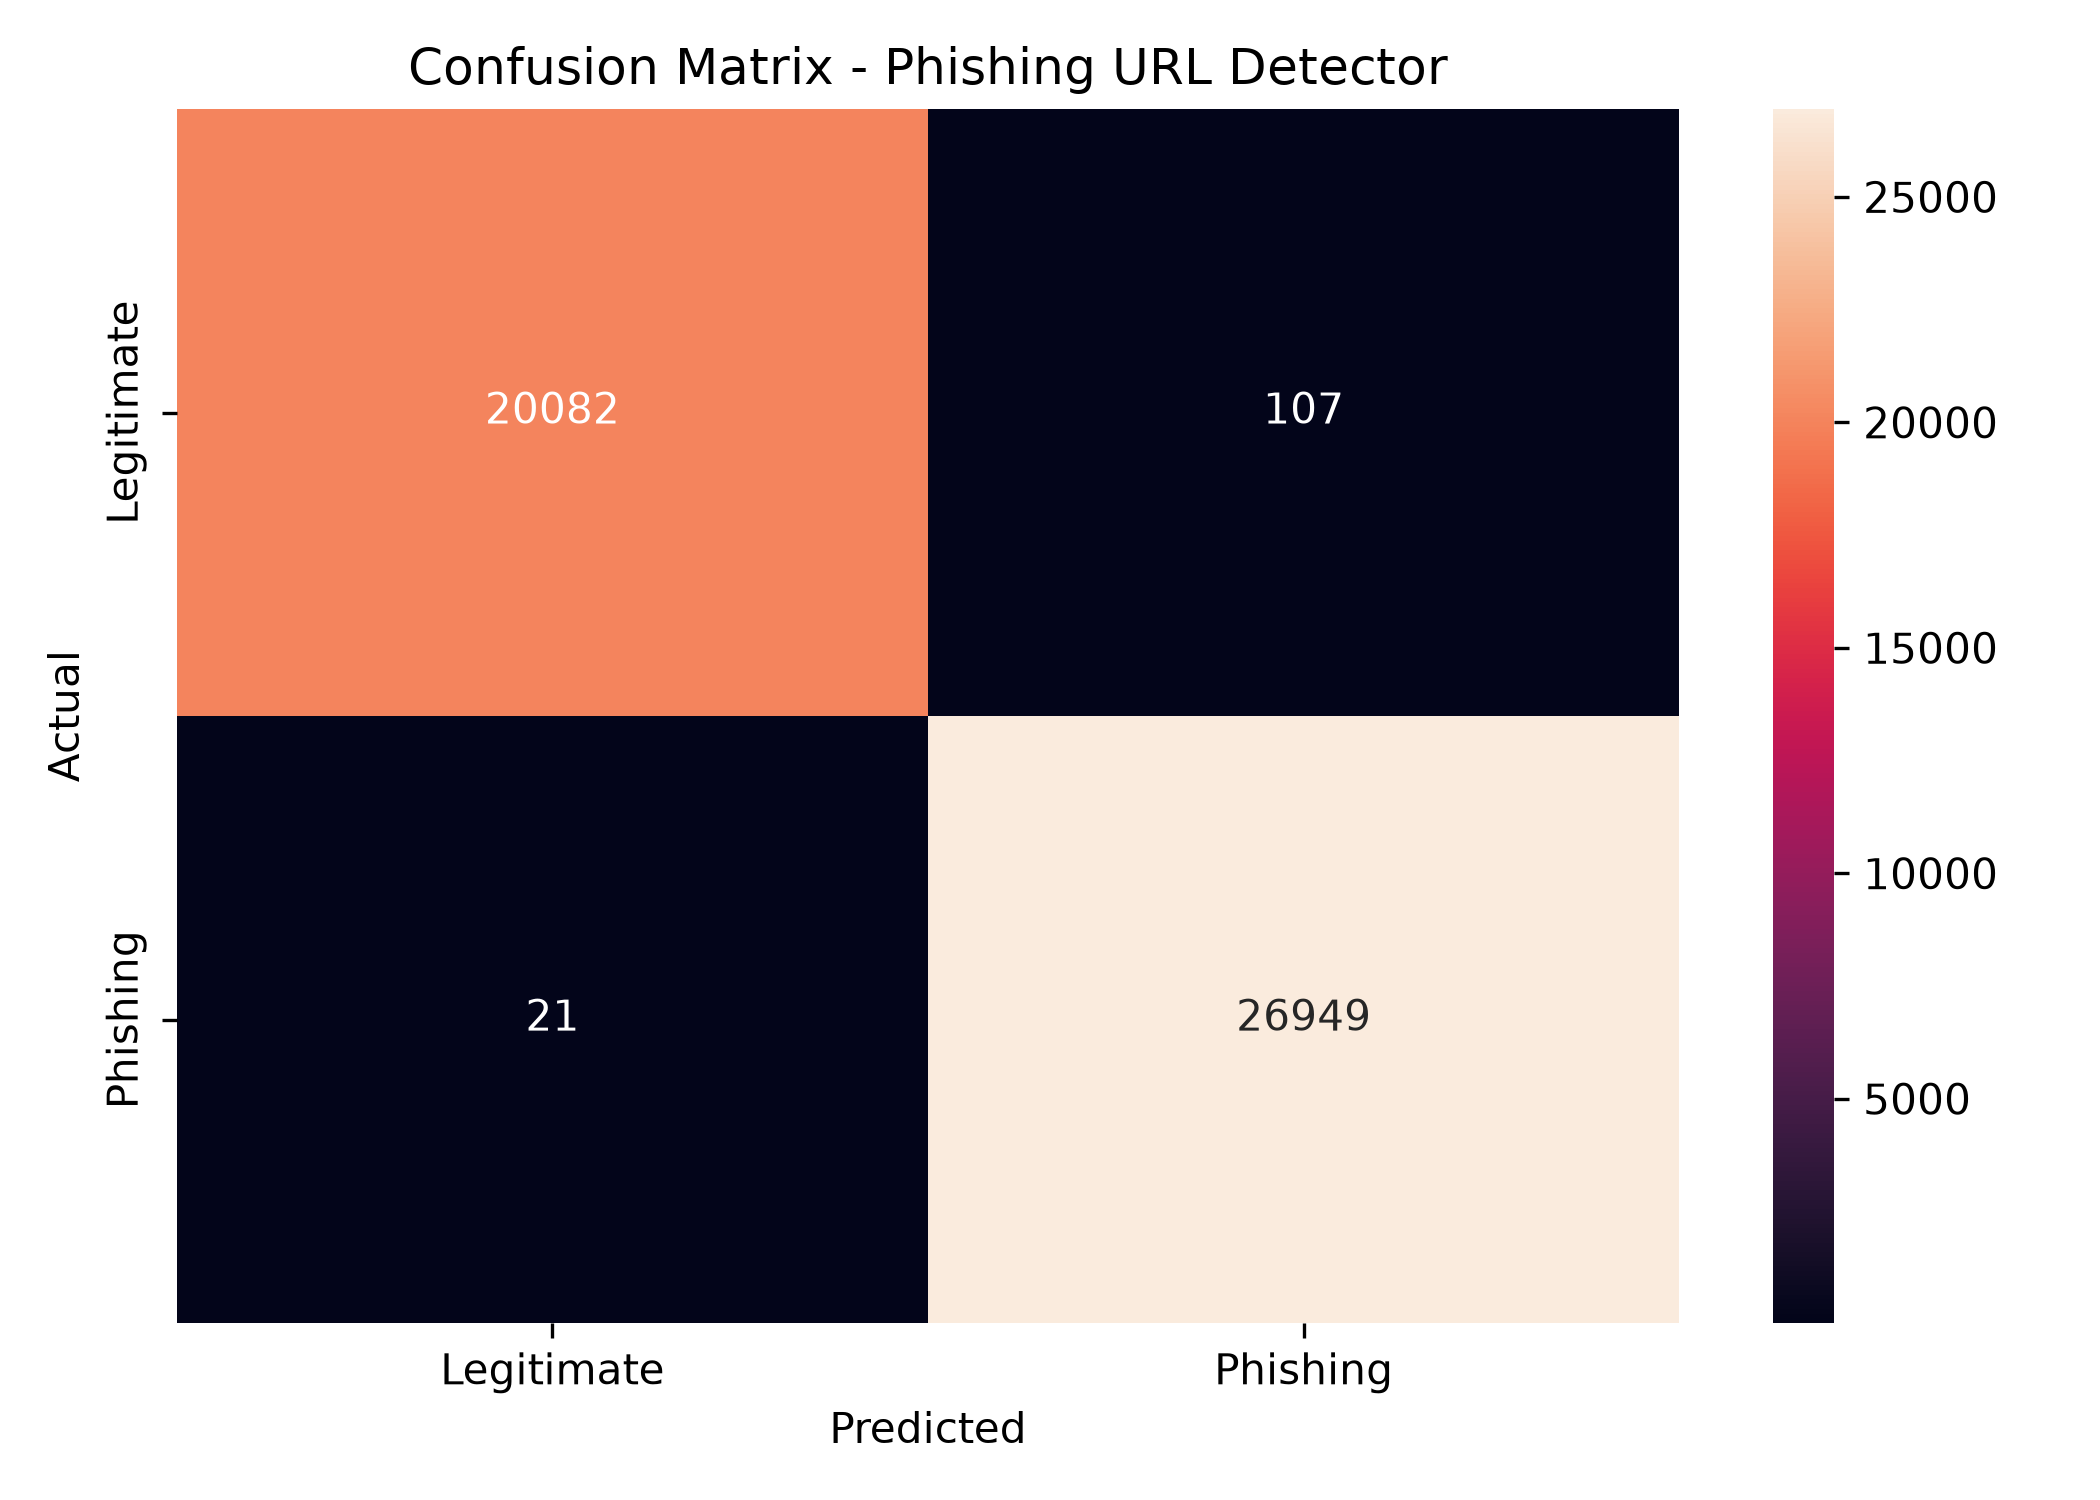

The Python source for this figure:
import pandas as pd
import joblib
import matplotlib.pyplot as plt
import seaborn as sns

from sklearn.model_selection import train_test_split
from sklearn.metrics import confusion_matrix

# Load dataset
df = pd.read_csv("dataset.csv")

features = [
    "URLLength",
    "DomainLength",
    "IsDomainIP",
    "NoOfSubDomain",
    "HasObfuscation",
    "NoOfObfuscatedChar",
    "ObfuscationRatio",
    "NoOfLettersInURL",
    "LetterRatioInURL",
    "NoOfDegitsInURL",
    "DegitRatioInURL",
    "NoOfEqualsInURL",
    "NoOfQMarkInURL",
    "NoOfAmpersandInURL",
    "NoOfOtherSpecialCharsInURL",
    "SpacialCharRatioInURL",
    "IsHTTPS"
]

X = df[features]
y = df["label"]

X = X.dropna()
y = y.loc[X.index]

# Same test split used during evaluation
X_train, X_test, y_train, y_test = train_test_split(
    X,
    y,
    test_size=0.2,
    random_state=42,
    stratify=y
)

# Load model
data = joblib.load("phishing_model.pkl")
model = data["model"]

# Predict
y_pred = model.predict(X_test)

# Confusion Matrix
cm = confusion_matrix(y_test, y_pred)

# Plot
plt.figure(figsize=(7, 5))

sns.heatmap(
    cm,
    annot=True,
    fmt="d",
    xticklabels=["Legitimate", "Phishing"],
    yticklabels=["Legitimate", "Phishing"]
)

plt.xlabel("Predicted")
plt.ylabel("Actual")
plt.title("Confusion Matrix - Phishing URL Detector")

plt.tight_layout()

# Save image
plt.savefig("confusion_matrix.png", dpi=300)

plt.show()

print("Confusion matrix saved as confusion_matrix.png")
